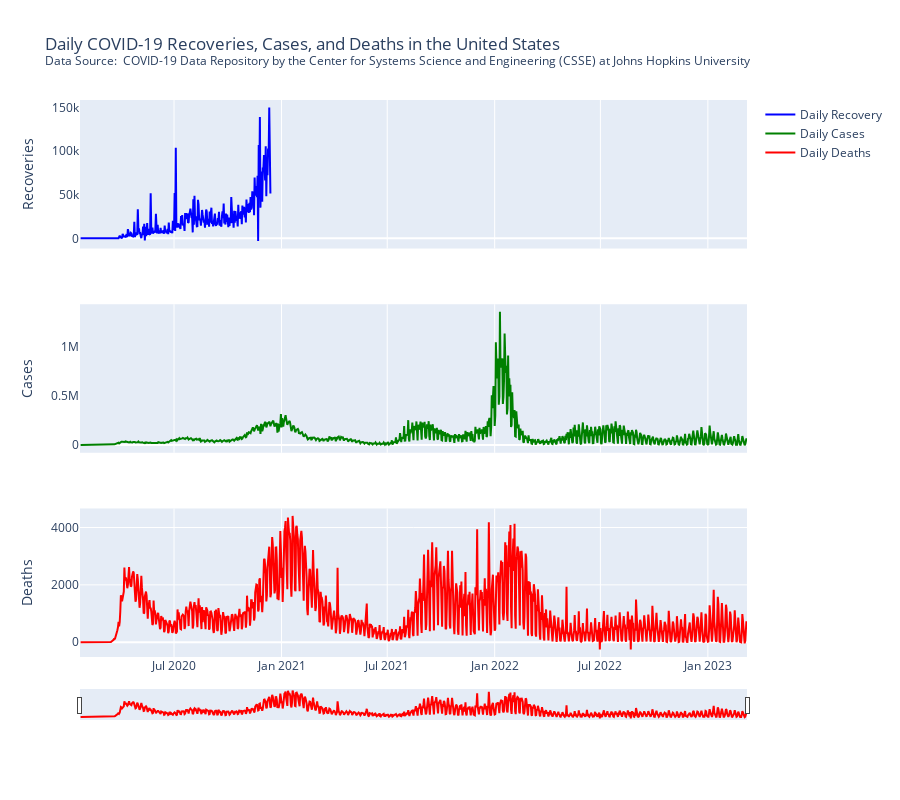

Here is the notebook cell this chart was saved with:
### Code cell
import pandas as pd
import ssl #you can comment this line
import plotly

ssl._create_default_https_context = ssl._create_unverified_context  #you can comment this line

dat = pd.read_csv('https://raw.githubusercontent.com/CSSEGISandData/COVID-19/master/csse_covid_19_data/csse_covid_19_time_series/time_series_covid19_recovered_global.csv')

US_data = dat[dat['Country/Region'] == 'US'].drop(["Province/State", "Country/Region", "Lat", "Long"], axis=1)
US_data.reset_index(inplace=True)
US_data = pd.melt(US_data, id_vars='index', var_name='Date', value_name='CumulativeRecovery')
US_data['DailyRecovery'] = US_data['CumulativeRecovery'].diff()
US_data['Date'] = pd.to_datetime(US_data['Date'], format='%m/%d/%y')
US_recovery = US_data[US_data['Date'] < '2020-12-14'].copy()


dat = pd.read_csv('https://raw.githubusercontent.com/CSSEGISandData/COVID-19/master/csse_covid_19_data/csse_covid_19_time_series/time_series_covid19_deaths_global.csv')
US_data = dat[dat['Country/Region'] == 'US'].drop(["Province/State", "Country/Region", "Lat", "Long"], axis=1)
US_data.reset_index(inplace=True)
US_data = pd.melt(US_data, id_vars='index', var_name='Date', value_name='CumulativeDeaths')
US_data['DailyDeaths'] = US_data['CumulativeDeaths'].diff()
US_data['Date'] = pd.to_datetime(US_data['Date'], format='%m/%d/%y')
US_deaths = US_data.copy()

dat = pd.read_csv('https://raw.githubusercontent.com/CSSEGISandData/COVID-19/master/csse_covid_19_data/csse_covid_19_time_series/time_series_covid19_confirmed_global.csv')
US_data = dat[dat['Country/Region'] == 'US'].drop(["Province/State", "Country/Region", "Lat", "Long"], axis=1)
US_data.reset_index(inplace=True)
US_data = pd.melt(US_data, id_vars='index', var_name='Date', value_name='CumulativeCases')
US_data['DailyCases'] = US_data['CumulativeCases'].diff()
US_data['Date'] = pd.to_datetime(US_data['Date'], format='%m/%d/%y')
US_cases = US_data.copy()


US_data = US_deaths.merge(US_recovery, on='Date', how='outer').merge(US_cases, on='Date', how='outer')
print(US_data)


fig = plotly.subplots.make_subplots(rows=3, cols=1, shared_xaxes=True, vertical_spacing=0.1)

fig.add_trace(
    plotly.graph_objects.Scatter(
        x=US_data['Date'], 
        y=US_data['DailyRecovery'], 
        mode='lines', 
        name='Daily Recovery',
        line=dict(color='blue')
    ), row=1, col=1
)

fig.add_trace(
    plotly.graph_objects.Scatter(
        x=US_data['Date'], 
        y=US_data['DailyCases'], 
        mode='lines', 
        name='Daily Cases',
        line=dict(color='green')
    ), row=2, col=1
)

fig.add_trace(
    plotly.graph_objects.Scatter(
        x=US_data['Date'], 
        y=US_data['DailyDeaths'], 
        mode='lines', 
        name='Daily Deaths',
        line=dict(color='red')
    ), row=3, col=1
)

fig.update_layout(
    title='Daily COVID-19 Recoveries, Cases, and Deaths in the United States <br><sup>Data Source: <a href="https://github.com/CSSEGISandData/COVID-19"> COVID-19 Data Repository by the Center for Systems Science and Engineering (CSSE) at Johns Hopkins University </a> </sup>',
    height=800,
    xaxis=dict( showticklabels=False),
    yaxis=dict(title='Recoveries', showline=False, showgrid=False),  
    yaxis2=dict(title='Cases', showline=False, showgrid=False),  
    yaxis3=dict(title='Deaths', showline=False, showgrid=False),  
    yaxis3_showgrid=True, 
    xaxis3=dict(rangeslider=dict(visible=True, thickness=0.05), type="date"),
    #??
)

fig.show()

### Figure 1 — Plotly figure (JSON) as saved in the notebook; plotly's stock layout.template omitted (floating-point values rounded to 4 significant figures; data arrays with more than 128 entries replaced by an {"elided": "..."} marker saying what was removed)
{"data": [{"line": {"color": "blue"}, "mode": "lines", "name": "Daily Recovery", "type": "scatter", "x": {"elided": "1143 str values"}, "xaxis": "x", "y": {"elided": "1143 int values"}, "yaxis": "y"}, {"line": {"color": "green"}, "mode": "lines", "name": "Daily Cases", "type": "scatter", "x": {"elided": "1143 str values"}, "xaxis": "x2", "y": {"elided": "1143 int values"}, "yaxis": "y2"}, {"line": {"color": "red"}, "mode": "lines", "name": "Daily Deaths", "type": "scatter", "x": {"elided": "1143 str values"}, "xaxis": "x3", "y": {"elided": "1143 int values"}, "yaxis": "y3"}], "layout": {"height": 800, "title": {"text": "Daily COVID-19 Recoveries, Cases, and Deaths in the United States <br><sup>Data Source: <a href=\"https://github.com/CSSEGISandData/COVID-19\"> COVID-19 Data Repository by the Center for Systems Science and Engineering (CSSE) at Johns Hopkins University </a> </sup>"}, "xaxis": {"anchor": "y", "domain": [0, 1], "matches": "x3", "showticklabels": false}, "xaxis2": {"anchor": "y2", "domain": [0, 1], "matches": "x3", "showticklabels": false}, "xaxis3": {"anchor": "y3", "domain": [0, 1], "rangeslider": {"thickness": 0.05, "visible": true}, "type": "date"}, "yaxis": {"anchor": "x", "domain": [0.7333, 1], "showgrid": false, "showline": false, "title": {"text": "Recoveries"}}, "yaxis2": {"anchor": "x2", "domain": [0.3667, 0.6333], "showgrid": false, "showline": false, "title": {"text": "Cases"}}, "yaxis3": {"anchor": "x3", "domain": [0, 0.2667], "showgrid": true, "showline": false, "title": {"text": "Deaths"}}}}
